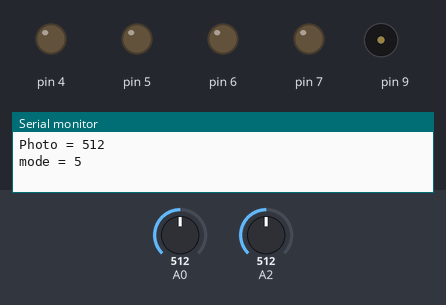
Recording of a sketch running on a simulated Arduino Uno, built with avr-gcc and run on an emulated ATmega328P. Shown: output pins drawn as LEDs (lit = HIGH), buzzer (waves = sounding), the last lines printed to the serial monitor. The inputs (shaded band) are chosen by the test bench; at power-on: A2 = 512, A0 = 512.

Above: at 1.4 s.
1.5 s: A2 set to 84
At 1.9 s:
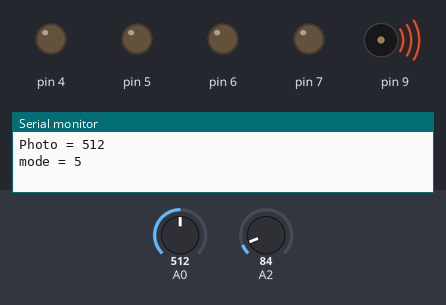
4.6 s: A2 set to 71
At 5.5 s:
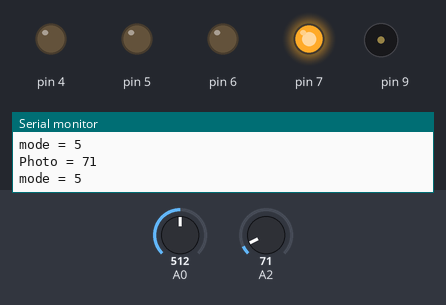
7.7 s: A2 set to 0
At 8.6 s:
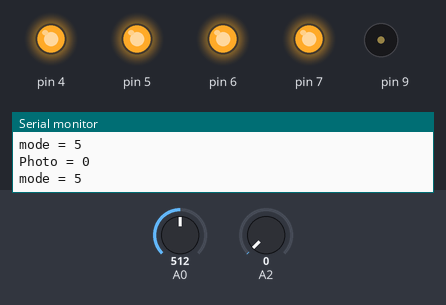
10.8 s: A0 set to 900
13.1 s: A0 set to 1010
14.7 s: A0 set to 992
At 17.1 s:
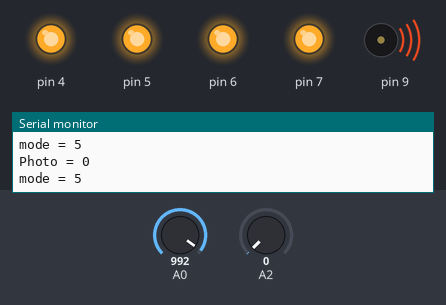
Timing chart, 0 to 18.8 s (numbered marks = the images above; inputs shaded):
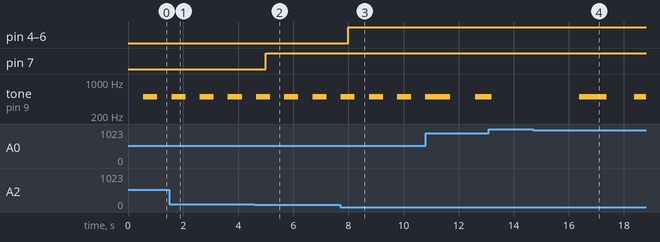

Measured:
- the behaviour switches between 80 and 79 on A2 (found by bisection; images 1 and 2)
- after the input at 4.6 s, pin 7: LOW → HIGH after 0.40 s
- after the input at 7.7 s, pin 4–6: LOW → HIGH after 0.30 s
- after the input at 14.7 s, tone on pin 9: silent → 500 Hz after 1.7 s, → silent 0.99 s later, → 500 Hz 0.99 s later
- by itself, tone on pin 9: alternates 500 Hz for 0.51 s and silent for 0.51 s

The sketch:

lab5.ino
```cpp
// Viktor Kirillov - 677621632
// Lab 5 - Multiple inputs and outputs
// Description - I have a passive buzzer which is controlled by potentiometer. The potentiometer controls the
//                delay between the tones. Also I have a photoresistor that controls the number of leds to be turned on.
// Since ptotoresistor is close to the leds, when the leds are on, resistor value is biased which leads to the turning leds on and off
// No references used
#include "Timer.hpp"

class LightSensor {
private:
    byte leds[4];
    int sensorPin;

    int maxPhotoValue = 80;
    int sensorValue;
    byte mode = 0;
//    int bias[5];

public:
    LightSensor(byte l1, byte l2, byte l3, byte l4, int sensor): sensorPin(sensor) {
        leds[0] = l1;
        leds[1] = l2;
        leds[2] = l3;
        leds[3] = l4;

        pinMode(sensorPin, INPUT);
        pinMode(l1, OUTPUT);
        pinMode(l2, OUTPUT);
        pinMode(l3, OUTPUT);
        pinMode(l4, OUTPUT);

        // Saving the initial sensor value
//        bias[0] = analogRead(sensorPin);
//        Serial.print("0 leds = "); Serial.println(bias[0]);
//        delay(100);

        // Collect biases
//        for (byte i=0; i<4; i++) {
//            digitalWrite(leds[i], HIGH);
//            delay(100);
//            bias[i+1] = analogRead(sensorPin);
//            Serial.print(i+1); Serial.print(" leds = "); Serial.println(sensorValue);
//        }

        // Turning all the lights off
        for (byte i=0; i<4; i++)
            digitalWrite(leds[i], LOW);
    }

    void update() {
        sensorValue = analogRead(sensorPin);
        Serial.print("Photo = "); Serial.println(sensorValue);

//        if (sensorValue > maxPhotoValue)
//            maxPhotoValue = sensorValue;

        // Unbiasing the value
//        int unbiasedValue = sensorValue;
//        if (mode > 0) {
//            unbiasedValue = sensorValue - (bias[mode] - bias[0]);
//        }

        int revertedValue = maxPhotoValue - sensorValue;
        mode = 0;
        for (byte i=0; i<=maxPhotoValue; i+= maxPhotoValue/4) {
            digitalWrite(leds[mode++], i < revertedValue ? HIGH : LOW);
        }

        int sensorValueAfter = analogRead(sensorPin);
        Serial.print("mode = "); Serial.println(mode);
    }
};

class MusicPlayer {
private:
    byte buzzerPin;
    int sensorPin;
    bool playing = false; // Should the "music" play or not
    bool m_tone = true; // Should the tone be high or low at the next update

    unsigned long *interval;
    unsigned long x1Interval = 500;

public:
    MusicPlayer(byte buzzer, int sensor): buzzerPin(buzzer), sensorPin(sensor) {
        pinMode(buzzerPin, OUTPUT);
        pinMode(sensorPin, INPUT);
    }

    // Saves the pointer to the timer interval so that we can modify it
    void setIntervalPointer(unsigned long *ptr) {
        interval = ptr;
    }

    // Plays sound or keeps silence
    void playMusic() {
        if (interval == nullptr)
            return;

        if (playing == false)
            return;

        // Stop sound
        if (m_tone == false) {
            noTone(buzzerPin);
            m_tone = !m_tone;
            return;
        }

        // Make sound
        tone(buzzerPin, 500);
        x1Interval = 1000;
        m_tone = !m_tone;
    }

    // Reads value from potentiometer
    void readSensor() {
        if (interval == nullptr)
            return;

        int sensorValue = analogRead(sensorPin);
        sensorValue = sensorValue > 1000 ? 1000 : sensorValue;

//        Serial.print("Potentiometer = "); Serial.println(sensorValue);

        unsigned long newInterval;

        if (sensorValue < 1000) {
            // Slow down the interval depending on sensor value
            newInterval = (sensorValue/1000.0) * x1Interval;
            playing = true;
        }
        // If potentiometer is on max malue
        else {
            noTone(buzzerPin);
            playing = false;
            return;
        }

        // Just in case, limiting the interval
        if (newInterval > x1Interval)
            newInterval = x1Interval;

        *interval = newInterval;
//        Serial.print("Interval = "); Serial.println(newInterval);
    }
};

Timer *timer;
LightSensor *lightSensor;
MusicPlayer *musicPlayer;

void setup() {
    Serial.begin(9600);

    timer = new Timer;
    lightSensor = new LightSensor(7,6,5,4,A2);
    musicPlayer = new MusicPlayer(9,A0);

    // Frequency of updating the light sendor
    timer->add( [lightSensor](){ lightSensor->update(); }, 1000 );

    // Frequency of updating the potentiometer
    timer->add( [musicPlayer](){ musicPlayer->readSensor(); }, 300 );

    // Creating timer for music playing
    unsigned long *intervalPtr = timer->add( [musicPlayer](){ musicPlayer->playMusic(); }, 0 );
    musicPlayer->setIntervalPointer(intervalPtr);
}

void loop() {
    timer->update();
}
```

Timer.hpp
```cpp
// (licence header left out)
#ifndef Timer_hpp
#define Timer_hpp

#include "Arduino.h"
#include <stdlib.h>

class Timer {
private:
    class FuncObject {
    public:
        void (*m_func)(void);
        unsigned long m_interval;
        unsigned long m_previous;

        FuncObject(void (*func)(void), unsigned long interval): m_previous(0) {
            m_func = func;
            m_interval = interval;
        }
    };

    FuncObject **objects;
    int size, capacity;

    unsigned long currentTime;

public:
    Timer(): size(0), capacity(2) {
        objects = (FuncObject**) malloc(sizeof(FuncObject)*capacity);
    }

    // Add new function to timer
    unsigned long *add(void (*m_func)(void), unsigned long interval) {
        if (size == capacity)
            growArray();

        // Save new object
        objects[size++] = new FuncObject(m_func, interval);
        return &(objects[size - 1]->m_interval);
    }

    // Should be runned in a loop
    void update() {
        // Get the current time
        currentTime = millis();

        // For each object in a timer
        for (int i=0; i<size; i++) {
            // If it's a time to run it
            if (currentTime - objects[i]->m_previous >= objects[i]->m_interval) {
                objects[i]->m_func();
                objects[i]->m_previous = currentTime;
            }
        }
    }

private:
    // Grows array of objects when filled
    void growArray() {
        capacity += 2;
        FuncObject **newObjects = (FuncObject**) malloc(sizeof(FuncObject)*capacity);
        for (int i=0; i<size; i++)
            newObjects[i] = objects[i];
        free(objects);
        objects = newObjects;
    }
};

#endif /* Timer_hpp */
```
